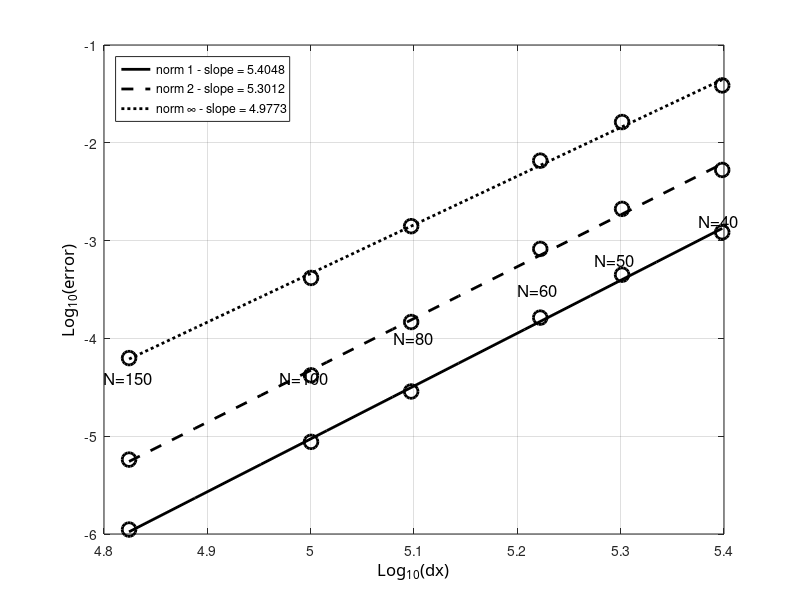

The MATLAB source for this figure:
clc; clear all; close all;

radius=6371220;
N=[40 50 60 80 100 150];
dx=2*pi*radius./(4*N);
% e1=[3.3707*10^-4 2.0751*10^-5 1.2964*10^-6 8.1231*10^-8 5.0903*10^-9 3.1888*10^-10];
% e2=[3.1674*10^-4 1.9593*10^-5 1.2274*10^-6 7.6985*10^-8 4.8271*10^-9 3.0280*10^-10];
% e3=[3.7839*10^-4 2.5503*10^-5 1.8238*10^-6 1.2133*10^-7 7.8110*10^-9 4.9564*10^-10];

% e1=[4.4656*10^-5 2.9404*10^-6 1.8859*10^-7 1.1972*10^-8 7.5548*10^-10 4.7499*10^-11];
% e2=[5.2622*10^-5 3.4964*10^-6 2.2566*10^-7 1.4352*10^-8 9.0630*10^-10 5.7106*10^-11];
% e3=[1.1018*10^-4 8.9432*10^-6 6.3993*10^-7 4.2842*10^-8 2.7721*10^-9 1.7640*10^-10];

% e1=[4.4464*10^-4 2.7567*10^-5 1.7319*10^-6 1.0886*10^-7 6.8327*10^-9 4.2837*10^-10];
% e2=[4.2619*10^-4 2.6414*10^-5 1.6606*10^-6 1.0438*10^-7 6.5488*10^-9 4.1045*10^-10];
% e3=[5.7206*10^-4 4.3945*10^-5 3.0870*10^-6 2.0521*10^-7 1.3242*10^-8 8.4121*10^-10];

% e1=[9.5570*10^-5 6.2727*10^-6 4.0293*10^-7 2.5561*10^-8 1.6119*10^-9 1.0140*10^-10];
% e2=[1.1354*10^-4 7.4509*10^-6 4.7991*10^-7 3.0505*10^-8 1.9247*10^-9 1.2102*10^-10];
% e3=[2.5127*10^-4 1.9429*10^-5 1.3703*10^-6 9.1295*10^-8 5.8964*10^-9 3.7487*10^-10];

% e1=[2.4373*10^-3 1.6193*10^-4 1.0351*10^-5 6.5310*10^-7 4.0991*10^-8 2.5671*10^-9];
% e2=[2.3263*10^-3 1.5486*10^-4 9.9131*10^-6 6.2580*10^-7 3.9290*10^-8 2.4608*10^-9];
% e3=[3.1250*10^-3 2.5748*10^-4 1.8414*10^-5 1.2296*10^-6 7.8432*10^-8 5.0468*10^-9];

% e1=[1.1430*10^-5 4.0438*10^-7 2.0910*10^-8 1.2176*10^-9 7.3855*10^-11 4.5993*10^-12];
% e2=[1.4758*10^-5 8.1813*10^-7 6.4914*10^-8 5.4953*10^-9 4.7583*10^-10 4.1633*10^-11];
% e3=[2.8075*10^-5 3.0386*10^-6 3.7356*10^-7 4.3567*10^-8 5.2230*10^-9 6.3823*10^-10];

% e1=[1.3883*10^-5 5.2773*10^-7 2.7072*10^-8 1.5547*10^-9 9.3430*10^-11 5.7731*10^-12];
% e2=[1.8078*10^-5 1.1000*10^-6 8.4090*10^-8 6.9357*10^-9 5.9230*10^-10 5.1460*10^-11];
% e3=[3.9774*10^-5 4.5644*10^-6 4.9238*10^-7 5.6815*10^-8 6.8074*10^-9 8.2825*10^-10];

%% NM?
e1=[1.2170e-3 4.4810e-4 1.6313e-4 2.8658e-5 8.7526e-6 1.1105e-6];
e2=[5.2773e-3 2.1100e-3 8.2236e-4 1.4710e-4 4.1919e-5 5.7646e-6];
e3=[3.8615e-2 1.6306e-2 6.5687e-3 1.4042e-3 4.1512e-4 6.2903e-5];

% %% NJ
% e1=[2.9241e-3 1.3634e-3 6.6453e-4 2.0635e-4 8.2353e-5 1.6044e-5];
% e2=[1.0646e-2 5.3187e-3 2.7522e-3 8.8170e-4 3.5454e-4 7.0918e-5];
% e3=[5.7267e-2 3.3187e-2 1.8792e-2 6.3350e-3 2.7479e-3 5.9455e-4];

ldx=log10(dx);
le1=log10(e1);
le2=log10(e2);
le3=log10(e3);

%% plot 1
figure(11); 
%% curve 1
hl1=plot(ldx,le1,'ok');
set(hl1,'LineWidth',2.0);
set(hl1,'MarkerSize',10);
set(hl1,'MarkerEdgeColor','k');

hold on;
[a1,b1]=polyfit(ldx,le1,1);
tt=linspace(min(ldx),max(ldx),10);
lsq1=a1(2)+a1(1)*tt;
% %% courbes...
hlf1=plot(tt,lsq1,'-k');
set(hlf1,'LineWidth',2.0);


%% curve 2
hl1=plot(ldx,le2,'ok');
set(hl1,'LineWidth',2.0);
set(hl1,'MarkerSize',10);
set(hl1,'MarkerEdgeColor','k');

hold on;
[a2,b1]=polyfit(ldx,le2,1);
tt=linspace(min(ldx),max(ldx),10);
lsq1=a2(2)+a2(1)*tt;
% %% courbes...
hlf2=plot(tt,lsq1,'--k');
set(hlf2,'LineWidth',2.0);

%% curve 3
hl1=plot(ldx,le3,'ok');
set(hl1,'LineWidth',2.0);
set(hl1,'MarkerSize',10);
set(hl1,'MarkerEdgeColor','k');

hold on;
[a3,b1]=polyfit(ldx,le3,1);
tt=linspace(min(ldx),max(ldx),10);
lsq1=a3(2)+a3(1)*tt;
% %% courbes...
hlf3=plot(tt,lsq1,':k');
set(hlf3,'LineWidth',2.0);

ha=gca;
xa=get(gca,'Xlabel');
set(ha,'Xgrid','on');
set(xa,'String','Log_{10}(dx)');
set (xa,'FontName','Calibri');
set(xa,'FontSize',12);

% ylabel
ha=gca;
ya=get(gca,'Ylabel');
set(ha,'Ygrid','on');
set(ya,'String','Log_{10}(error)');
set (ya,'FontName','Calibri');
set(ya,'FontSize',12);

%% legend
legend([hlf1,hlf2,hlf3],{['norm 1 - slope = ' num2str(a1(1))],['norm 2 - slope = ' num2str(a2(1))],['norm \infty - slope = ' num2str(a3(1))]},'Location','NorthWest')

%% texte
ht=text('Position',[5.375,-2.8,0],'String','N=40');
set(ht,'FontSize',12);
ht=text('Position',[5.275,-3.2,0],'String','N=50');
set(ht,'FontSize',12);
ht=text('Position',[5.2,-3.5,0],'String','N=60');
set(ht,'FontSize',12);
ht=text('Position',[5.08,-4,0],'String','N=80');
set(ht,'FontSize',12);
ht=text('Position',[4.97,-4.4,0],'String','N=100');
set(ht,'FontSize',12);
ht=text('Position',[4.8,-4.4,0],'String','N=150');
set(ht,'FontSize',12);
